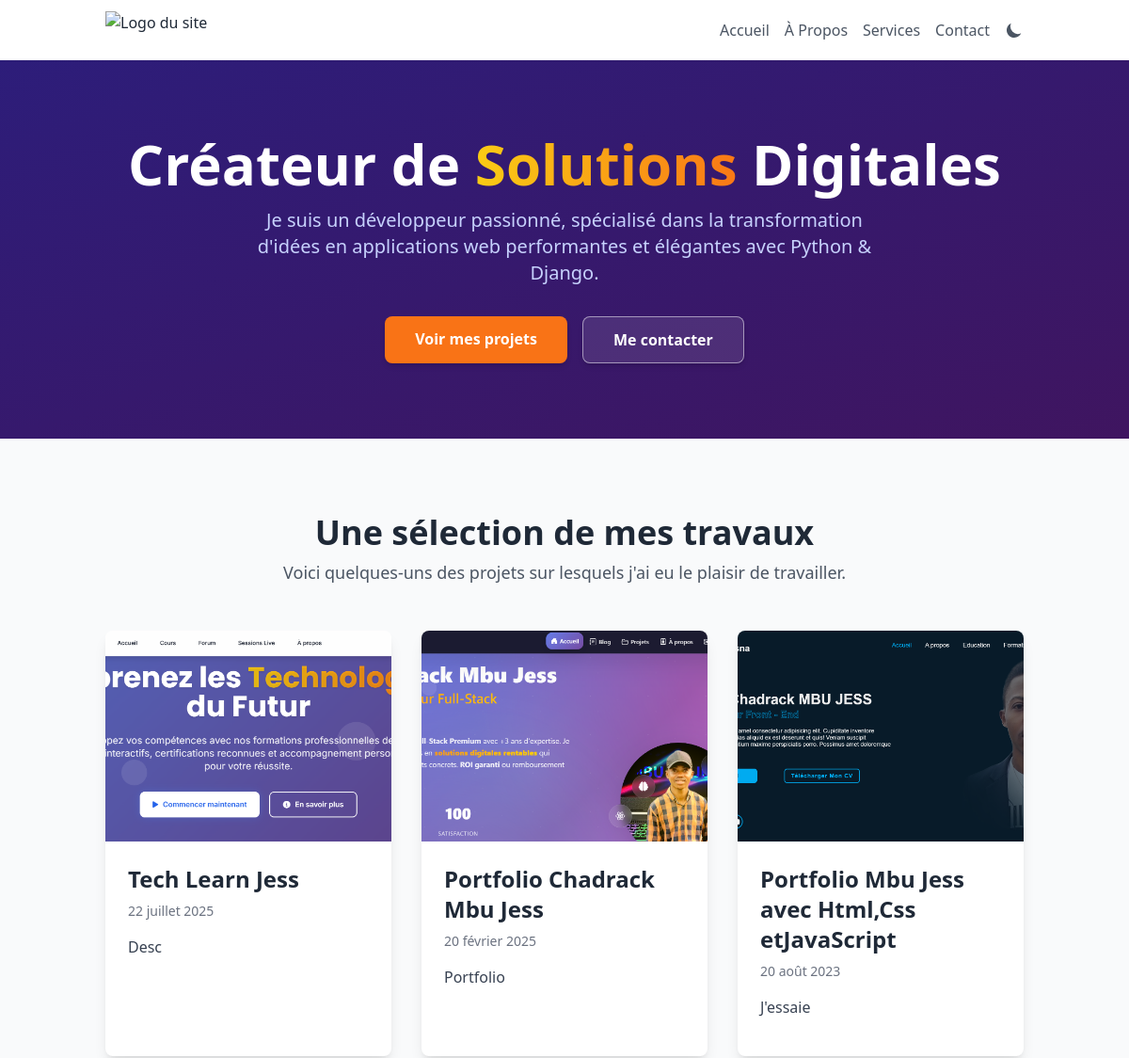
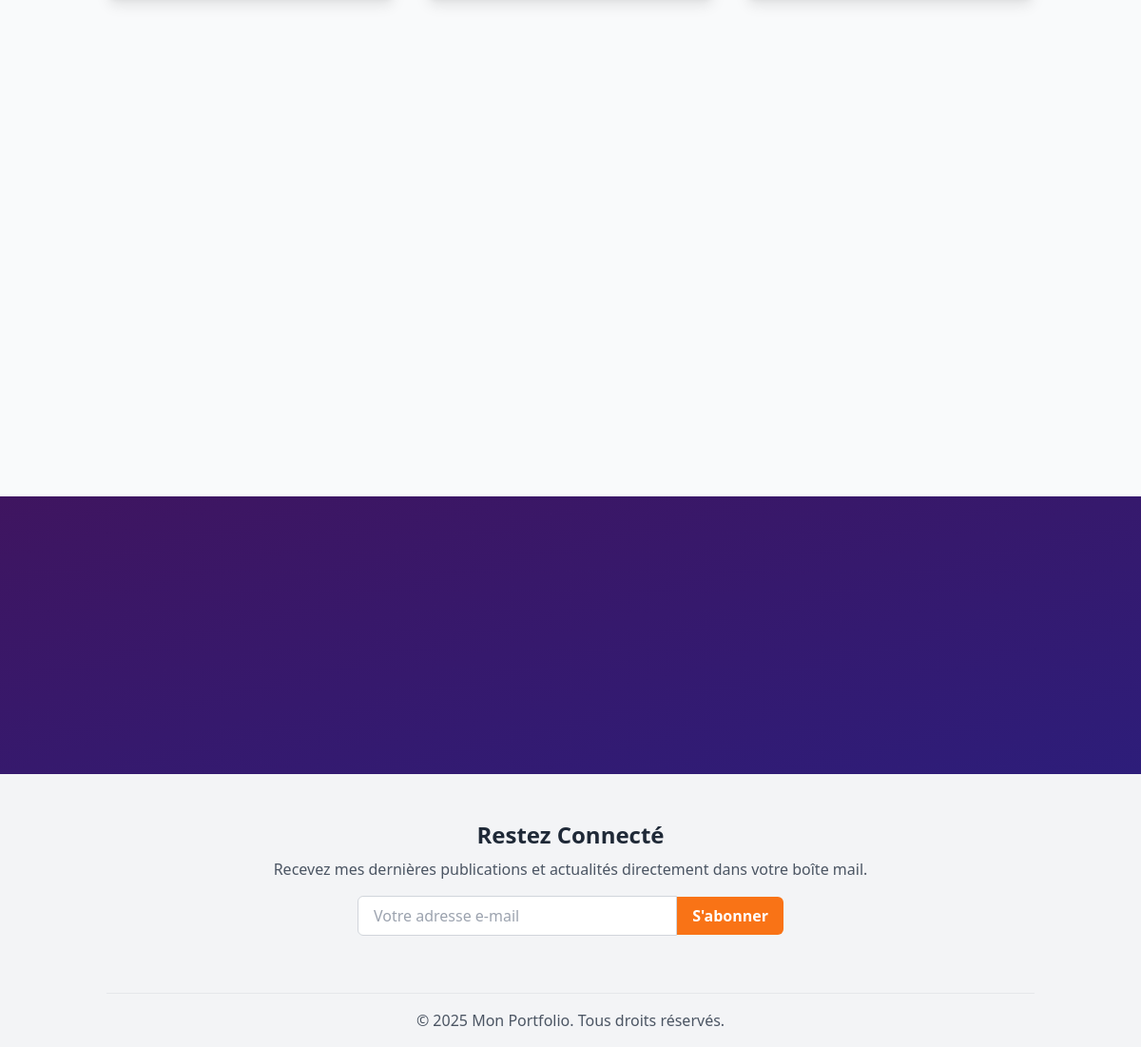
The page / on the database its author committed (2 pictures, top to bottom).
### main/models.py (models this page shows, shortened)
class Project(models.Model):
    title = models.CharField(max_length=200)
    description = models.TextField()
    image = models.ImageField(upload_to='projects/', blank=True, null=True)
    link = models.URLField(blank=True, null=True)
    date = models.DateField()

### main/views.py (the view)
# urls.py: path('', views.index, name='index'),
def index(request):
    projects = Project.objects.all()
    context = {'projects': projects}
    return render(request, 'main/index.html', context)

### templates/main/index.html (shortened to what this page needs)
{% extends 'base.html' %}
{% block content %}
<div class="bg-gradient-to-br from-[#2D1D7A] to-[#3F1560]">
    <div class="container mx-auto px-6 py-20 text-center">
        <h1 class="text-5xl md:text-6xl font-extrabold text-white leading-tight mb-4">
            Créateur de
            <span class="bg-gradient-to-r from-yellow-400 to-orange-500 bg-clip-text text-transparent">
            </span>
            Digitales
        </h1>
        <p class="text-lg md:text-xl text-indigo-200 mx-auto max-w-2xl mb-8">
            Je suis un développeur passionné, spécialisé dans la transformation d'idées en applications web performantes et élégantes avec Python & Django.
        </p>
        <div class="flex justify-center space-x-4">
            <a href="#projects" class="px-8 py-3 bg-orange-500 text-white font-semibold rounded-lg shadow-md hover:bg-orange-600 transition-transform duration-300 transform hover:scale-105">
                Voir mes projets
            </a>
            <a href="{% url 'contact' %}" class="px-8 py-3 bg-white/10 text-white border border-white/50 font-semibold rounded-lg shadow-md hover:bg-white/20 transition-colors duration-300">
                Me contacter
            </a>
        </div>
    </div>
</div>
<section id="projects" class="py-20 bg-gray-50 dark:bg-gray-800">
    <div class="container mx-auto px-6">
        <div class="text-center mb-12 animate-on-scroll">
            <h2 class="text-3xl md:text-4xl font-bold text-gray-800 dark:text-white">Une sélection de mes travaux</h2>
            <p class="text-lg text-gray-600 dark:text-gray-300 mt-2">Voici quelques-uns des projets sur lesquels j'ai eu le plaisir de travailler.</p>
        </div>
        <div class="grid grid-cols-1 md:grid-cols-2 lg:grid-cols-3 gap-8">
            {% for project in projects %}
            {% widthratio forloop.counter0 1 100 as delay %}
            <a href="{% url 'project_detail' project.pk %}" class="block bg-white dark:bg-gray-800/50 rounded-lg shadow-lg overflow-hidden animate-on-scroll group" style="transition-delay: {{ delay }}ms;">
                {% if project.image %}
                <div class="overflow-hidden">
                    <img class="w-full h-56 object-cover group-hover:scale-110 transition-transform duration-500 ease-in-out" src="{{ project.image.url }}" alt="Image du projet {{ project.title }}">
                </div>
                {% endif %}
                <div class="p-6">
                    <h3 class="text-2xl font-bold mb-2 dark:text-white">{{ project.title }}</h3>
                    <p class="text-sm text-gray-500 dark:text-gray-400 mb-4">{{ project.date|date:"d F Y" }}</p>
                    <p class="text-gray-700 dark:text-gray-300 mb-4">{{ project.description|truncatewords:20 }}</p>
                </div>
            </a>
            {% empty %}
            <p class="text-center col-span-full dark:text-gray-300">Aucun projet à afficher pour le moment.</p>
            {% endfor %}
        </div>
    </div>
</section>
<section class="bg-gradient-to-br from-[#3F1560] to-[#2D1D7A]">
</section>
{% endblock %}

### templates/main/index.html (style rules this page uses)
.animate-on-scroll { opacity: 0; transform: translateY(40px); transition: opacity 0.8s ease-out, transform 0.8s ease-out; }
.animate-on-scroll.is-visible { opacity: 1; transform: translateY(0); }

### rows shown on the page
Project: image (picture), title "Tech Learn Jess", date "22 juillet 2025", description "Desc"
Project: image (picture), title "Portfolio Chadrack Mbu Jess", date "20 février 2025", description "Portfolio"
Project: image (picture), title "Portfolio Mbu Jess avec Html,Css etJavaScript", date "20 août 2023", description "J'essaie"
